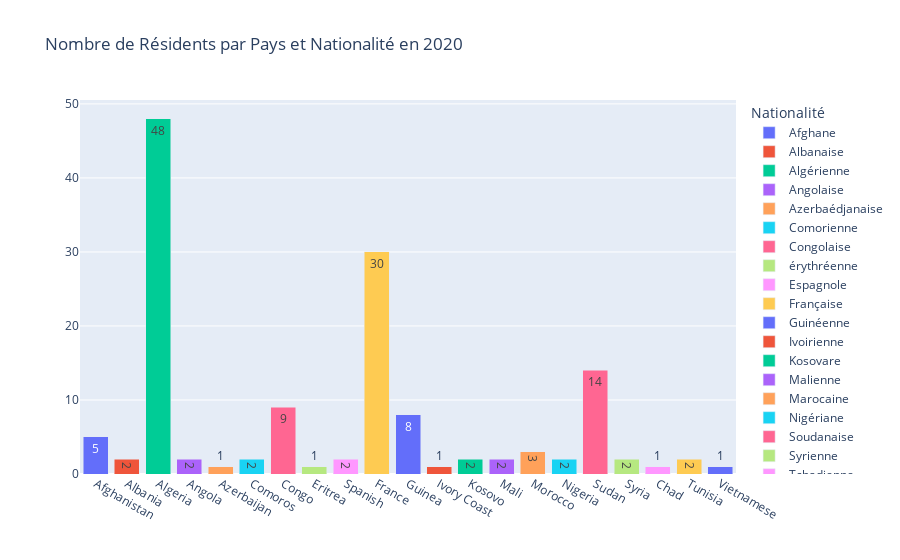

Notebook source saved alongside this figure:
### Markdown cell above
##                                  ODTI _ Le Département Des Logements en 2020

### Code cell
'Nombre de Résidents par Pays et Nationalité en 2020'

### Figure 1 — Plotly figure (JSON) as saved in the notebook; plotly's stock layout.template omitted (floating-point values rounded to 4 significant figures)
{"data": [{"alignmentgroup": "True", "hovertemplate": "Nationalité=Afghane<br>Pays=%{x}<br>Nombre_de_résidents=%{text}<extra></extra>", "legendgroup": "Afghane", "marker": {"color": "#636efa"}, "name": "Afghane", "offsetgroup": "Afghane", "orientation": "v", "showlegend": true, "text": [5], "textposition": "auto", "type": "bar", "x": ["Afghanistan"], "xaxis": "x", "y": [5], "yaxis": "y"}, {"alignmentgroup": "True", "hovertemplate": "Nationalité=Albanaise<br>Pays=%{x}<br>Nombre_de_résidents=%{text}<extra></extra>", "legendgroup": "Albanaise", "marker": {"color": "#EF553B"}, "name": "Albanaise", "offsetgroup": "Albanaise", "orientation": "v", "showlegend": true, "text": [2], "textposition": "auto", "type": "bar", "x": ["Albania"], "xaxis": "x", "y": [2], "yaxis": "y"}, {"alignmentgroup": "True", "hovertemplate": "Nationalité=Algérienne<br>Pays=%{x}<br>Nombre_de_résidents=%{text}<extra></extra>", "legendgroup": "Algérienne", "marker": {"color": "#00cc96"}, "name": "Algérienne", "offsetgroup": "Algérienne", "orientation": "v", "showlegend": true, "text": [48], "textposition": "auto", "type": "bar", "x": ["Algeria"], "xaxis": "x", "y": [48], "yaxis": "y"}, {"alignmentgroup": "True", "hovertemplate": "Nationalité=Angolaise<br>Pays=%{x}<br>Nombre_de_résidents=%{text}<extra></extra>", "legendgroup": "Angolaise", "marker": {"color": "#ab63fa"}, "name": "Angolaise", "offsetgroup": "Angolaise", "orientation": "v", "showlegend": true, "text": [2], "textposition": "auto", "type": "bar", "x": ["Angola"], "xaxis": "x", "y": [2], "yaxis": "y"}, {"alignmentgroup": "True", "hovertemplate": "Nationalité=Azerbaédjanaise<br>Pays=%{x}<br>Nombre_de_résidents=%{text}<extra></extra>", "legendgroup": "Azerbaédjanaise", "marker": {"color": "#FFA15A"}, "name": "Azerbaédjanaise", "offsetgroup": "Azerbaédjanaise", "orientation": "v", "showlegend": true, "text": [1], "textposition": "auto", "type": "bar", "x": ["Azerbaijan"], "xaxis": "x", "y": [1], "yaxis": "y"}, {"alignmentgroup": "True", "hovertemplate": "Nationalité=Comorienne<br>Pays=%{x}<br>Nombre_de_résidents=%{text}<extra></extra>", "legendgroup": "Comorienne", "marker": {"color": "#19d3f3"}, "name": "Comorienne", "offsetgroup": "Comorienne", "orientation": "v", "showlegend": true, "text": [2], "textposition": "auto", "type": "bar", "x": ["Comoros"], "xaxis": "x", "y": [2], "yaxis": "y"}, {"alignmentgroup": "True", "hovertemplate": "Nationalité=Congolaise<br>Pays=%{x}<br>Nombre_de_résidents=%{text}<extra></extra>", "legendgroup": "Congolaise", "marker": {"color": "#FF6692"}, "name": "Congolaise", "offsetgroup": "Congolaise", "orientation": "v", "showlegend": true, "text": [9], "textposition": "auto", "type": "bar", "x": ["Congo"], "xaxis": "x", "y": [9], "yaxis": "y"}, {"alignmentgroup": "True", "hovertemplate": "Nationalité=érythréenne<br>Pays=%{x}<br>Nombre_de_résidents=%{text}<extra></extra>", "legendgroup": "érythréenne", "marker": {"color": "#B6E880"}, "name": "érythréenne", "offsetgroup": "érythréenne", "orientation": "v", "showlegend": true, "text": [1], "textposition": "auto", "type": "bar", "x": ["Eritrea"], "xaxis": "x", "y": [1], "yaxis": "y"}, {"alignmentgroup": "True", "hovertemplate": "Nationalité=Espagnole<br>Pays=%{x}<br>Nombre_de_résidents=%{text}<extra></extra>", "legendgroup": "Espagnole", "marker": {"color": "#FF97FF"}, "name": "Espagnole", "offsetgroup": "Espagnole", "orientation": "v", "showlegend": true, "text": [2], "textposition": "auto", "type": "bar", "x": ["Spanish"], "xaxis": "x", "y": [2], "yaxis": "y"}, {"alignmentgroup": "True", "hovertemplate": "Nationalité=Française<br>Pays=%{x}<br>Nombre_de_résidents=%{text}<extra></extra>", "legendgroup": "Française", "marker": {"color": "#FECB52"}, "name": "Française", "offsetgroup": "Française", "orientation": "v", "showlegend": true, "text": [30], "textposition": "auto", "type": "bar", "x": ["France"], "xaxis": "x", "y": [30], "yaxis": "y"}, {"alignmentgroup": "True", "hovertemplate": "Nationalité=Guinéenne<br>Pays=%{x}<br>Nombre_de_résidents=%{text}<extra></extra>", "legendgroup": "Guinéenne", "marker": {"color": "#636efa"}, "name": "Guinéenne", "offsetgroup": "Guinéenne", "orientation": "v", "showlegend": true, "text": [8], "textposition": "auto", "type": "bar", "x": ["Guinea"], "xaxis": "x", "y": [8], "yaxis": "y"}, {"alignmentgroup": "True", "hovertemplate": "Nationalité=Ivoirienne<br>Pays=%{x}<br>Nombre_de_résidents=%{text}<extra></extra>", "legendgroup": "Ivoirienne", "marker": {"color": "#EF553B"}, "name": "Ivoirienne", "offsetgroup": "Ivoirienne", "orientation": "v", "showlegend": true, "text": [1], "textposition": "auto", "type": "bar", "x": ["Ivory Coast"], "xaxis": "x", "y": [1], "yaxis": "y"}, {"alignmentgroup": "True", "hovertemplate": "Nationalité=Kosovare<br>Pays=%{x}<br>Nombre_de_résidents=%{text}<extra></extra>", "legendgroup": "Kosovare", "marker": {"color": "#00cc96"}, "name": "Kosovare", "offsetgroup": "Kosovare", "orientation": "v", "showlegend": true, "text": [2], "textposition": "auto", "type": "bar", "x": ["Kosovo"], "xaxis": "x", "y": [2], "yaxis": "y"}, {"alignmentgroup": "True", "hovertemplate": "Nationalité=Malienne<br>Pays=%{x}<br>Nombre_de_résidents=%{text}<extra></extra>", "legendgroup": "Malienne", "marker": {"color": "#ab63fa"}, "name": "Malienne", "offsetgroup": "Malienne", "orientation": "v", "showlegend": true, "text": [2], "textposition": "auto", "type": "bar", "x": ["Mali"], "xaxis": "x", "y": [2], "yaxis": "y"}, {"alignmentgroup": "True", "hovertemplate": "Nationalité=Marocaine<br>Pays=%{x}<br>Nombre_de_résidents=%{text}<extra></extra>", "legendgroup": "Marocaine", "marker": {"color": "#FFA15A"}, "name": "Marocaine", "offsetgroup": "Marocaine", "orientation": "v", "showlegend": true, "text": [3], "textposition": "auto", "type": "bar", "x": ["Morocco"], "xaxis": "x", "y": [3], "yaxis": "y"}, {"alignmentgroup": "True", "hovertemplate": "Nationalité=Nigériane<br>Pays=%{x}<br>Nombre_de_résidents=%{text}<extra></extra>", "legendgroup": "Nigériane", "marker": {"color": "#19d3f3"}, "name": "Nigériane", "offsetgroup": "Nigériane", "orientation": "v", "showlegend": true, "text": [2], "textposition": "auto", "type": "bar", "x": ["Nigeria"], "xaxis": "x", "y": [2], "yaxis": "y"}, {"alignmentgroup": "True", "hovertemplate": "Nationalité=Soudanaise<br>Pays=%{x}<br>Nombre_de_résidents=%{text}<extra></extra>", "legendgroup": "Soudanaise", "marker": {"color": "#FF6692"}, "name": "Soudanaise", "offsetgroup": "Soudanaise", "orientation": "v", "showlegend": true, "text": [14], "textposition": "auto", "type": "bar", "x": ["Sudan"], "xaxis": "x", "y": [14], "yaxis": "y"}, {"alignmentgroup": "True", "hovertemplate": "Nationalité=Syrienne<br>Pays=%{x}<br>Nombre_de_résidents=%{text}<extra></extra>", "legendgroup": "Syrienne", "marker": {"color": "#B6E880"}, "name": "Syrienne", "offsetgroup": "Syrienne", "orientation": "v", "showlegend": true, "text": [2], "textposition": "auto", "type": "bar", "x": ["Syria"], "xaxis": "x", "y": [2], "yaxis": "y"}, {"alignmentgroup": "True", "hovertemplate": "Nationalité=Tchadienne<br>Pays=%{x}<br>Nombre_de_résidents=%{text}<extra></extra>", "legendgroup": "Tchadienne", "marker": {"color": "#FF97FF"}, "name": "Tchadienne", "offsetgroup": "Tchadienne", "orientation": "v", "showlegend": true, "text": [1], "textposition": "auto", "type": "bar", "x": ["Chad"], "xaxis": "x", "y": [1], "yaxis": "y"}, {"alignmentgroup": "True", "hovertemplate": "Nationalité=Tunisienne<br>Pays=%{x}<br>Nombre_de_résidents=%{text}<extra></extra>", "legendgroup": "Tunisienne", "marker": {"color": "#FECB52"}, "name": "Tunisienne", "offsetgroup": "Tunisienne", "orientation": "v", "showlegend": true, "text": [2], "textposition": "auto", "type": "bar", "x": ["Tunisia"], "xaxis": "x", "y": [2], "yaxis": "y"}, {"alignmentgroup": "True", "hovertemplate": "Nationalité=Vietnamienne <br>Pays=%{x}<br>Nombre_de_résidents=%{text}<extra></extra>", "legendgroup": "Vietnamienne ", "marker": {"color": "#636efa"}, "name": "Vietnamienne ", "offsetgroup": "Vietnamienne ", "orientation": "v", "showlegend": true, "text": [1], "textposition": "auto", "type": "bar", "x": ["Vietnamese"], "xaxis": "x", "y": [1], "yaxis": "y"}], "layout": {"barmode": "stack", "legend": {"title": {"text": "Nationalité"}, "tracegroupgap": 0}, "title": {"text": "Nombre de Résidents par Pays et Nationalité en 2020"}, "xaxis": {"anchor": "y", "domain": [0, 1], "title": {"text": ""}}, "yaxis": {"anchor": "x", "domain": [0, 1], "title": {"text": ""}}}}
